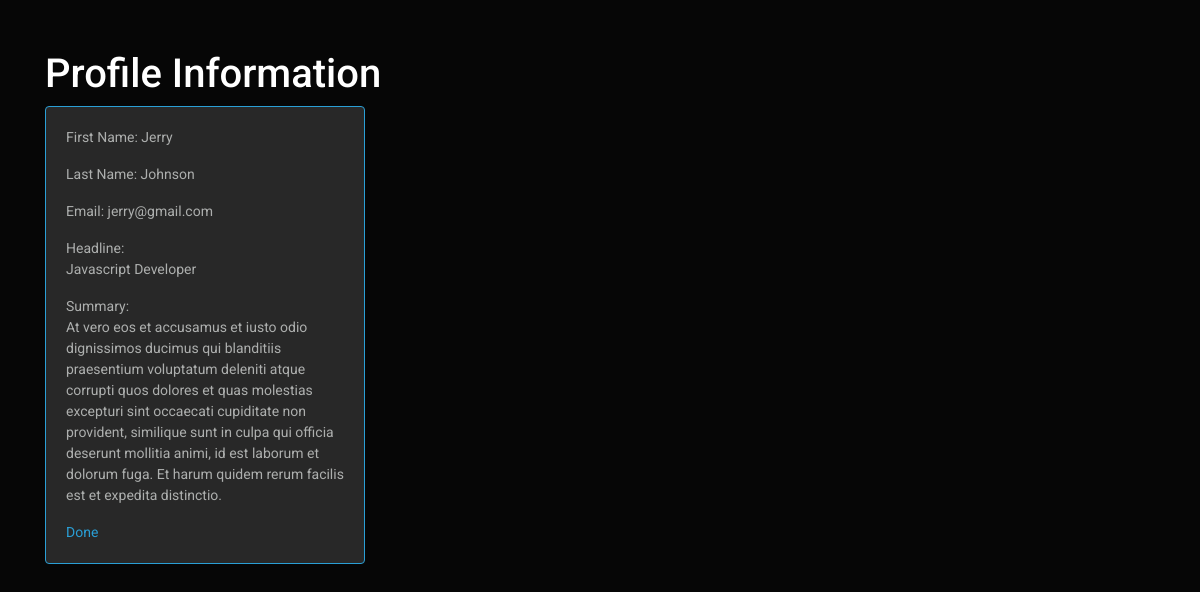
The page /view.php?profile_id=7 on the database its author committed.
### tables this page shows
CREATE TABLE `profile` (
  `profile_id` int(11) NOT NULL,
  `user_id` int(11) NOT NULL,
  `first_name` text DEFAULT NULL,
  `last_name` text DEFAULT NULL,
  `email` text DEFAULT NULL,
  `headline` text DEFAULT NULL,
  `summary` text DEFAULT NULL
);

### view.php (the view, shortened to what this page needs)
<?php
require_once "pdo.php";
$stmt = $pdo->prepare("SELECT * FROM Profile where profile_id = :xyz");
$stmt->execute(array(":xyz" => $_GET['profile_id']));
$row = $stmt->fetch(PDO::FETCH_ASSOC);
?>
<!DOCTYPE html>
<html>
<head>
    <?php require_once "bootstrap.php"; ?>
</head>
<body>
<div class="container">
<h3>Profile Information</h3>
<div class="card border-primary mb-3" style="max-width: 20rem;">
  <div class="card-body">
    <p>First Name: <?php echo($row['first_name']); ?></p>
    <p>Last Name: <?php echo($row['last_name']); ?></p>
    <p>Email: <?php echo($row['email']); ?></p>
    <p>Headline:<br/> <?php echo($row['headline']); ?></p>
    <p>Summary: <br/><?php echo($row['summary']); ?></p>
    <a href="index.php">Done</a>
  </div>
</div>
</body>
</html>

### starter-template.css (style rules this page uses)
body { padding-top: 50px; }

### rows shown on the page
profile: first_name "Jerry", last_name "Johnson", email "jerry@gmail.com", headline "Javascript Developer", summary "At vero eos et accusamus et iusto odio dignissimos ducimus qui blanditiis praesentium voluptatum deleniti atque corrupti quos dolores et quas molestias excepturi sint occaecati cupiditate non provident, similique sunt in culpa qui officia deserunt mollitia animi, id est laborum et dolorum fuga. Et harum quidem rerum facilis est et expedita distinctio."
